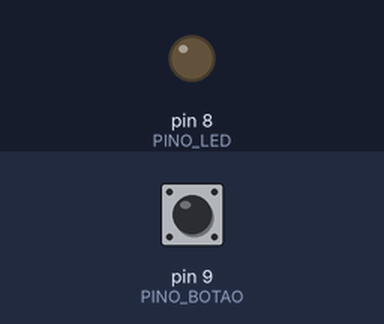
The sketch below on a simulated Arduino Uno, built with avr-gcc and run on an emulated ATmega328P. On the bench: output pins drawn as LEDs (lit = HIGH). Inputs (shaded band) come from the test bench; at power-on: pin 9 (PINO_BOTAO) LOW.

Above: at 1.2 s.
1.3 s: pin 9 (PINO_BOTAO) pulled HIGH for 0.15 s
At 2.4 s:
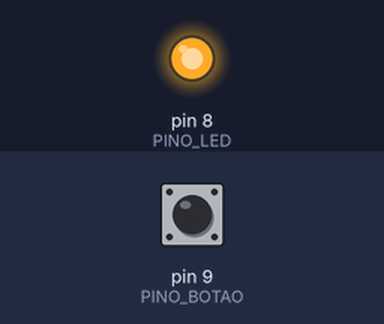
Timing chart, 0 to 4.3 s (numbered marks = the images above; inputs shaded):
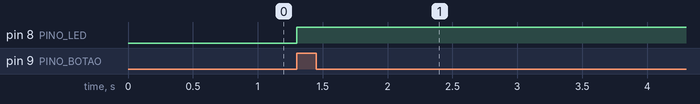

Measured:
- after the input at 1.3 s, pin 8 (PINO_LED): LOW → HIGH at once

The sketch:

acenderLuzBotaoLigaDesliga.ino
```cpp
// Define constantes
const int PINO_LED = 8;
const int PINO_BOTAO = 9;

void setup() {
  pinMode(PINO_LED, OUTPUT);
  pinMode(PINO_BOTAO, INPUT);
}

void loop() {
  if (digitalRead(PINO_BOTAO) == HIGH) {
    digitalWrite(PINO_LED, HIGH);
  }
}
```
